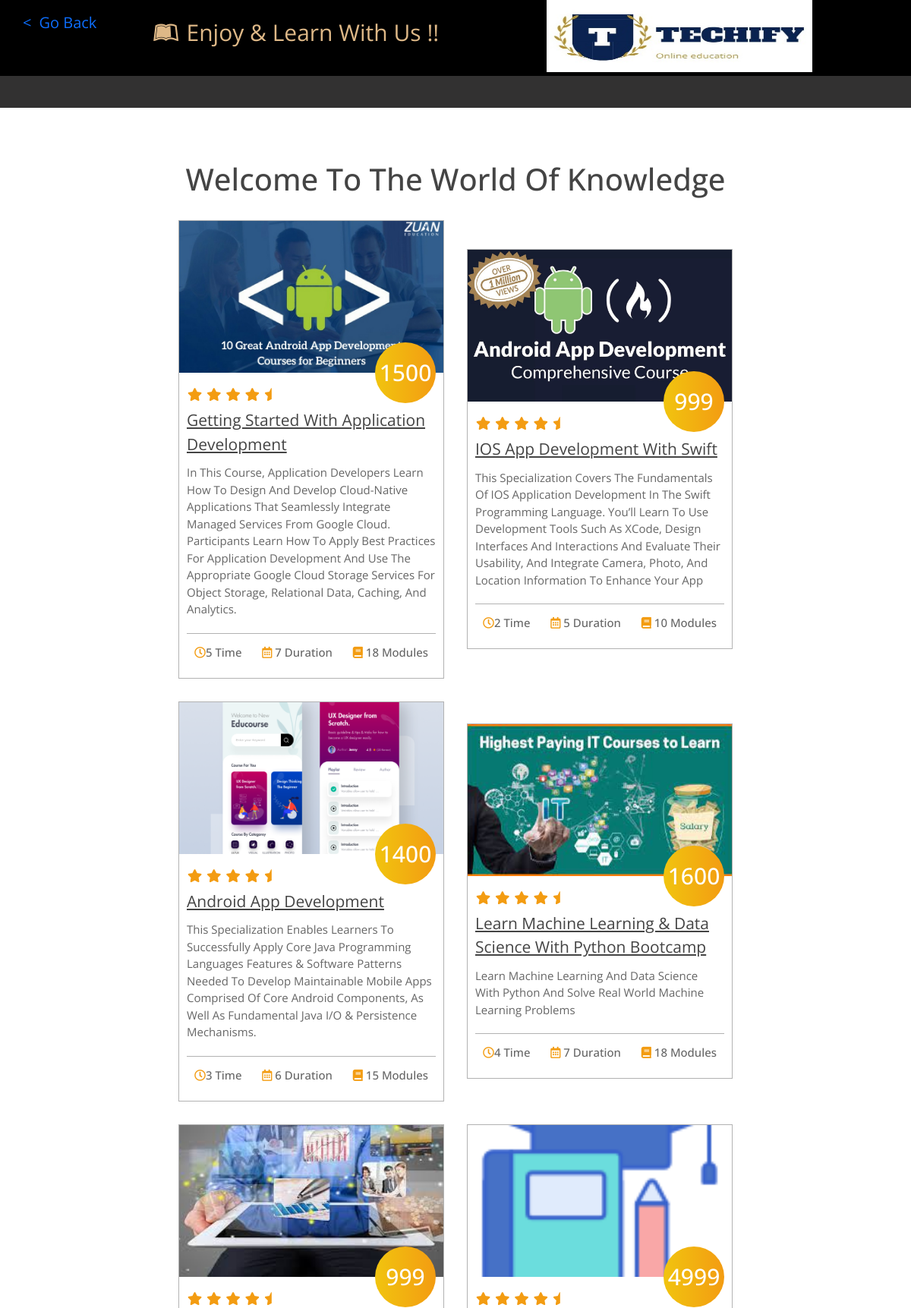
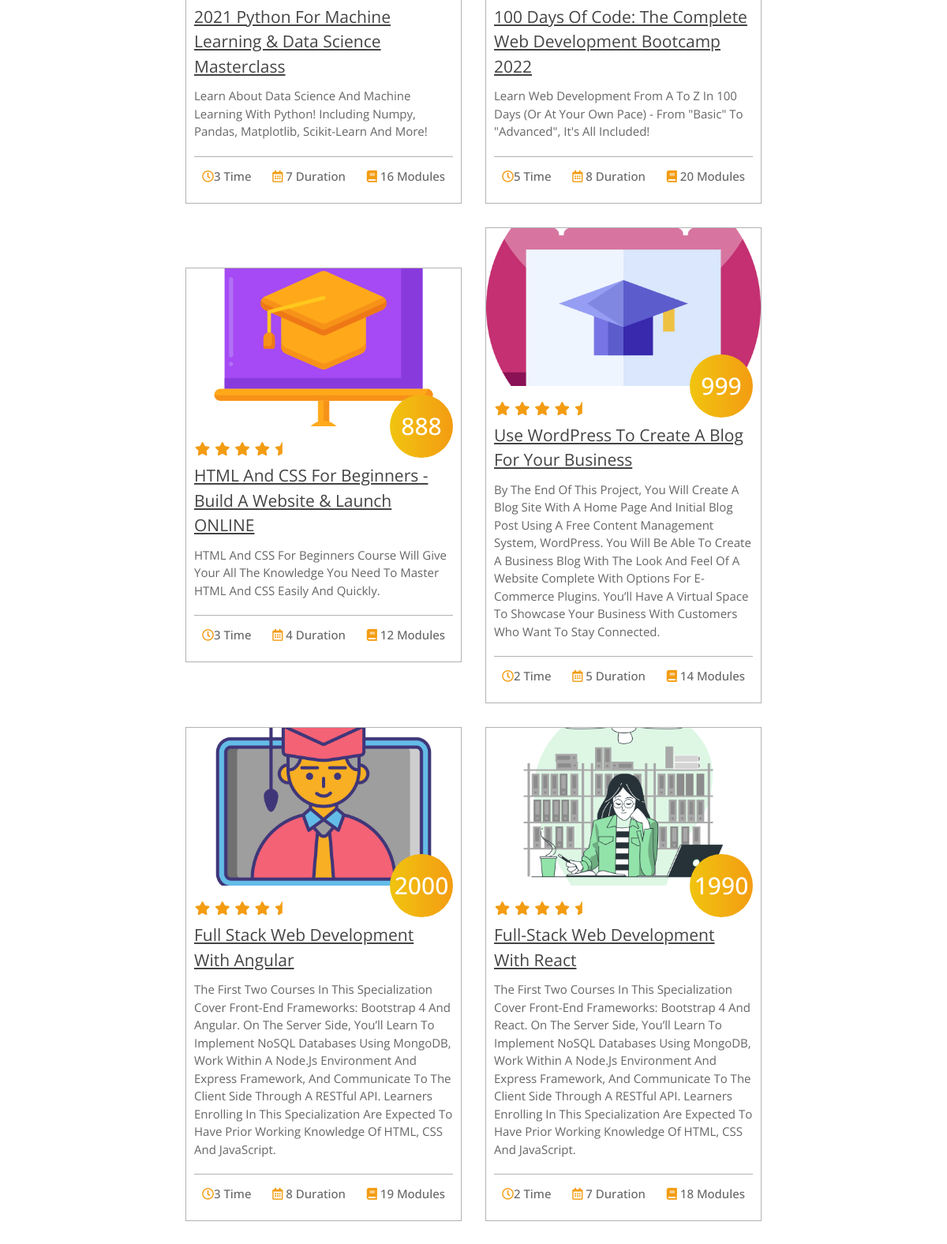
/category1.php (upper part), run on the app's committed database (2 pictures, top to bottom).
### tables this page shows
CREATE TABLE itcourses (
  Course_id int auto_increment ,
  Course_Name varchar(100) NOT NULL,
  Description varchar(2000) NOT NULL,
  Time int(11) NOT NULL,
  Duration int(11) NOT NULL,
  Modules int(11) NOT NULL,
  Price int(11) NOT NULL,
  Category int(5) NOT NULL,
  Complexity varchar(20) NOT NULL,
  course_img varchar(50) NOT NULL,
  Medium varchar(50) NOT NULL,
  Learning varchar(1500) NOT NULL,
  Requirement varchar(500) NOT NULL,
  ins_id int not null,
  primary key(`Course_id`)
);

### category1.php (the view, shortened to what this page needs)
<?php include 'newheader.php'?>
<!DOCTYPE html>
<html lang="en">
<head>
    <link rel="stylesheet" href="https://cdnjs.cloudflare.com/ajax/libs/font-awesome/5.15.2/css/all.min.css">
    <link rel="stylesheet" href="DCSS/coursecatstyle.css">
</head>
<body>
<div class="course-category">
 </div>
<section class="course" id="course">
<h1 class="heading">Welcome to the World Of Knowledge</h1>
<div class="box-container">
<?php
                        include "config.php";
                        $sql = "SELECT itcourses.Course_id,itcourses.Course_Name,itcourses.Description,itcourses.Time,itcourses.Duration,itcourses.Modules,itcourses.Price,itcourses.course_img
                        FROM itcourses
                        LEFT JOIN category ON itcourses.category = category.category_id
                        ORDER BY itcourses.Course_ID DESC";
                        $result = mysqli_query($conn, $sql) or die("Query Failed.");
                        if(mysqli_num_rows($result) > 0){
                          while($row = mysqli_fetch_assoc($result)) {
                      ?>
    <div class="box">
        <img src="admin/upload/<?php echo $row['course_img']; ?>" alt="">
        <h3 class="price"> <?php echo $row['Price']; ?></h3>
        <div class="content">
            <div class="stars">
                <i class="fas fa-star"></i>
                <i class="fas fa-star"></i>
                <i class="fas fa-star"></i>
                <i class="fas fa-star"></i>
                <i class="fas fa-star-half"></i>
            </div>
            <a href='coursedetail.php?id=<?php echo $row['Course_id']; ?>' class="title"><?php echo $row['Course_Name']; ?></a>
            <p><?php echo $row['Description']; ?></p>
            <div class="info">
                <h3> <i class="far fa-clock"></i><?php echo $row['Time']; ?> Time </h3>
                <h3> <i class="far fa-calendar-alt"></i> <?php echo $row['Duration']; ?> Duration </h3>
                <h3> <i class="fas fa-book"></i> <?php echo $row['Modules']; ?> Modules </h3>
            </div>
        </div>
    </div>
    <?php
                          }
                        }else{
                          echo "<h2>No Record Found.</h2>";
                        }
                        ?>
</div>
</section>
</body>
</html>
<?php
    include 'footer.php';
?>

### DCSS/coursecatstyle.css (style rules this page uses)
:root { --gradient: linear-gradient(90deg, #f1c40f, #f39c12); }
* { font-family: 'Open Sans', sans-serif; margin: 0; padding: 0; box-sizing: border-box; border: none; outline: none; text-decoration: none; text-transform: capitalize; transition: all .2s linear; }
html { font-size: 62.5%; overflow-x: hidden; }
section { min-height: 100vh; padding: 1rem 7%; padding-top: 6rem; }
.heading { color: #444; padding: 1rem; font-size: 4rem; text-align: center; }
.course .box-container { display: flex; align-items: center; justify-content: center; flex-wrap: wrap; }
.course .box-container .box { width: 35rem; border: .1rem solid rgba(0, 0, 0, .3); position: relative; margin: 1.5rem; }
.course .box-container .box img { height: 20rem; width: 100%; object-fit: cover; }
.course .box-container .box .content { padding: 1rem; }
.course .box-container .box .content .stars i { color: #f39c12; font-size: 1.7rem; padding: 1rem .1rem; }
.course .box-container .box .content .title { color: #444; font-size: 2.1rem; }
.course .box-container .box .content p { padding: 1rem 0; color: #666; font-size: 1.5rem; }
.course .box-container .box .content .info { display: flex; justify-content: space-between; align-items: center; padding-top: .5rem; border-top: .1rem solid rgba(0, 0, 0, .3); }
.course .box-container .box .content .info h3 { font-size: 1.5rem; padding: 1rem; color: #666; }
.course .box-container .box .content .info h3 i { color: #f39c12; }
.course .box-container .box .price { position: absolute; top: 16rem; right: 1rem; height: 8rem; width: 8rem; line-height: 8rem; text-align: center; border-radius: 50%; background: var(--gradient); color: #fff; font-size: 3rem; }

### category1.php (style rules this page uses)
.course-category { display: flex; align-items: center; justify-content: space-evenly; font-size: x-large; font-weight: bolder; min-height: 42px; background-color: #323131; padding: 10px; }

### data on the page
itcourses: course_img (picture), Price "1500", Course_Name "Getting Started With Application Development", Description "In This Course, Application Developers Learn How To Design And Develop Cloud-Native Applications That Seamlessly Integrate Managed Services From Google Cloud. Participants Learn How To Apply Best Practices For Application Development And Use The Appropriate Google Cloud Storage Services For Object Storage, Relational Data, Caching, And Analytics.", Time "5", Duration "7", Modules "18"
itcourses: course_img (picture), Price "999", Course_Name "IOS App Development With Swift", Description "This Specialization Covers The Fundamentals Of IOS Application Development In The Swift Programming Language. You’ll Learn To Use Development Tools Such As XCode, Design Interfaces And Interactions And Evaluate Their Usability, And Integrate Camera, Photo, And Location Information To Enhance Your App", Time "2", Duration "5", Modules "10"
itcourses: course_img (picture), Price "1400", Course_Name "Android App Development", Description "This Specialization Enables Learners To Successfully Apply Core Java Programming Languages Features & Software Patterns Needed To Develop Maintainable Mobile Apps Comprised Of Core Android Components, As Well As Fundamental Java I/O & Persistence Mechanisms.", Time "3", Duration "6", Modules "15"
itcourses: course_img (picture), Price "1600", Course_Name "Learn Machine Learning & Data Science With Python Bootcamp", Description "Learn Machine Learning And Data Science With Python And Solve Real World Machine Learning Problems", Time "4", Duration "7", Modules "18"
itcourses: course_img (picture), Price "999", Course_Name "2021 Python For Machine Learning & Data Science Masterclass", Description "Learn About Data Science And Machine Learning With Python! Including Numpy, Pandas, Matplotlib, Scikit-Learn And More!", Time "3", Duration "7", Modules "16"
itcourses: course_img (picture), Price "4999", Course_Name "100 Days Of Code: The Complete Web Development Bootcamp 2022", Description "Learn Web Development From A To Z In 100 Days (Or At Your Own Pace) - From \"basic\" To \"advanced\", It's All Included!", Time "5", Duration "8", Modules "20"
itcourses: course_img (picture), Price "888", Course_Name "HTML And CSS For Beginners - Build A Website & Launch ONLINE", Description "HTML And CSS For Beginners Course Will Give Your All The Knowledge You Need To Master HTML And CSS Easily And Quickly.", Time "3", Duration "4", Modules "12"
itcourses: course_img (picture), Price "999", Course_Name "Use WordPress To Create A Blog For Your Business", Description "By The End Of This Project, You Will Create A Blog Site With A Home Page And Initial Blog Post Using A Free Content Management System, WordPress. You Will Be Able To Create A Business Blog With The Look And Feel Of A Website Complete With Options For E-Commerce Plugins. You’ll Have A Virtual Space To Showcase Your Business With Customers Who Want To Stay Connected.", Time "2", Duration "5", Modules "14"
itcourses: course_img (picture), Price "2000", Course_Name "Full Stack Web Development With Angular", Description "The First Two Courses In This Specialization Cover Front-End Frameworks: Bootstrap 4 And Angular. On The Server Side, You’ll Learn To Implement NoSQL Databases Using MongoDB, Work Within A Node.js Environment And Express Framework, And Communicate To The Client Side Through A RESTful API. Learners Enrolling In This Specialization Are Expected To Have Prior Working Knowledge Of HTML, CSS And JavaScript.", Time "3", Duration "8", Modules "19"
itcourses: course_img (picture), Price "1990", Course_Name "Full-Stack Web Development With React", Description "The First Two Courses In This Specialization Cover Front-End Frameworks: Bootstrap 4 And React. On The Server Side, You’ll Learn To Implement NoSQL Databases Using MongoDB, Work Within A Node.js Environment And Express Framework, And Communicate To The Client Side Through A RESTful API. Learners Enrolling In This Specialization Are Expected To Have Prior Working Knowledge Of HTML, CSS And JavaScript.", Time "2", Duration "7", Modules "18"
